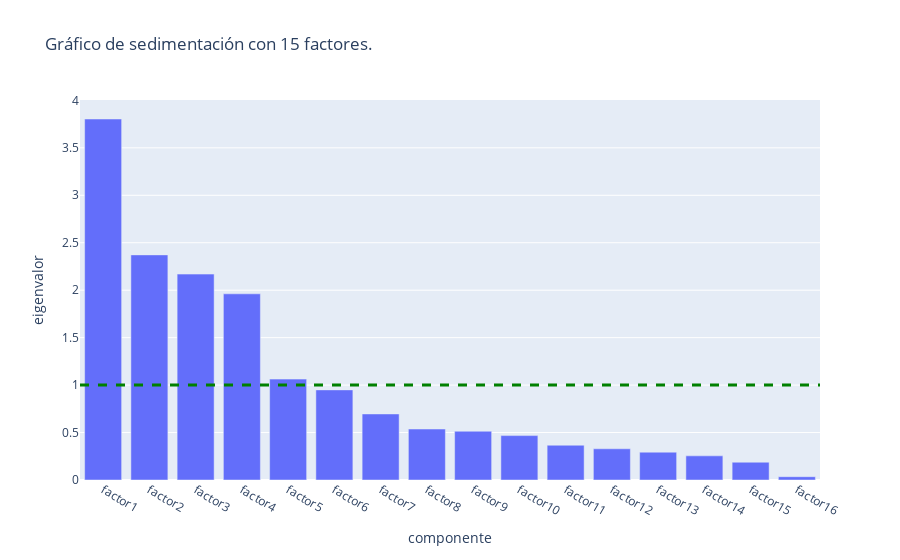

Notebook code cell kept with this figure:
### Code cell
sedimentacion(fa)

### Figure 1 — Plotly figure (JSON) as saved in the notebook; plotly's stock layout.template omitted (floating-point values rounded to 4 significant figures)
{"data": [{"alignmentgroup": "True", "customdata": [[16.06], [28.74], [40.99], [48.67], [54.55], [59.99], [62.24], [64.13], [65.33], [66.38], [67.35], [68.28], [69.16], [69.76], [69.95], [0]], "hovertemplate": "<b>%{hovertext}</b><br><br>eigenvalor=%{y:.2f}<br>% acumulada=%{customdata[0]:.2f}<extra></extra>", "hovertext": ["factor1", "factor2", "factor3", "factor4", "factor5", "factor6", "factor7", "factor8", "factor9", "factor10", "factor11", "factor12", "factor13", "factor14", "factor15", "factor16"], "legendgroup": "", "marker": {"color": "#636efa", "pattern": {"shape": ""}}, "name": "", "offsetgroup": "", "orientation": "v", "showlegend": false, "textposition": "auto", "type": "bar", "x": ["factor1", "factor2", "factor3", "factor4", "factor5", "factor6", "factor7", "factor8", "factor9", "factor10", "factor11", "factor12", "factor13", "factor14", "factor15", "factor16"], "xaxis": "x", "y": [3.804, 2.372, 2.17, 1.962, 1.063, 0.9496, 0.6961, 0.5372, 0.5137, 0.4678, 0.3663, 0.3288, 0.2933, 0.2544, 0.1874, 0.03468], "yaxis": "y"}], "layout": {"barmode": "relative", "legend": {"tracegroupgap": 0}, "shapes": [{"line": {"color": "green", "dash": "dash", "width": 3}, "type": "line", "x0": 0, "x1": 1, "xref": "x domain", "y0": 1, "y1": 1, "yref": "y"}], "title": {"text": "Gráfico de sedimentación con 15 factores."}, "xaxis": {"anchor": "y", "domain": [0, 1], "title": {"text": "componente"}}, "yaxis": {"anchor": "x", "domain": [0, 1], "title": {"text": "eigenvalor"}}}}
